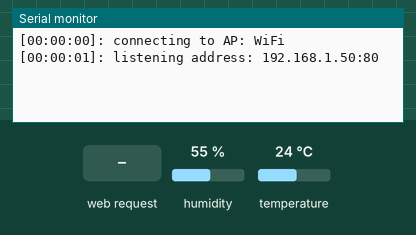
This sketch was run on a simulated ESP8266 (NodeMCU). Parts: the last lines printed to the serial monitor. The inputs (shaded band) are chosen by the test bench; at power-on: humidity 55 %, temperature 24 °C. WiFi joins after 1.5 s; servers stay silent unless stated.

Above: at 2.7 s.
2.8 s: HTTP request GET /measure received
At 4.4 s:
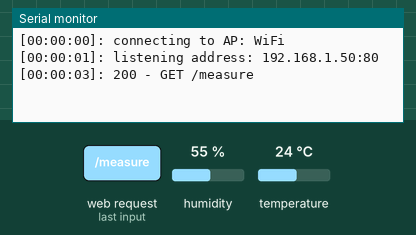
4.8 s: HTTP request GET /power received
At 5.9 s:
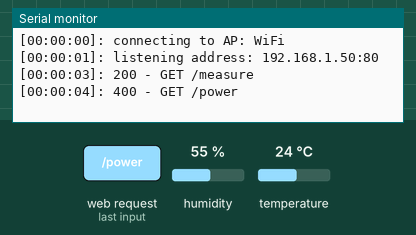

Measured:
- after the input at 2.8 s, the serial monitor: prints a new line after 0.52 s (image 1)
- after the input at 4.8 s, the serial monitor: prints a new line at once (image 2)

The sketch:

nodemcu.ino
```cpp
#include <ESP8266WiFi.h>
#include <WiFiClient.h>
#include <DHT11.h>
#include <IRremoteESP8266.h>
#include <IRsend.h>
#include <ESP8266WebServer.h>

#define BUADRATE 115200
#define IRK_GPIO_PORT 12
#define DHT_GPIO_PORT 14
#define WEB_SERVER_PORT 80
#define WEB_JSON_HEADER "application/json"

const char *SSID = "WiFi";
const char *Password = "7v0G84fUvDPeAwG";
const uint16_t ACOn[229] = { 3056, 3054, 3058, 4430, 568, 1682, 548, 554, 570, 1680, 548, 560, 570, 554, 570, 1682, 546, 1682, 548, 560, 570, 1680, 548, 554, 572, 552, 572, 558, 570, 1680, 548, 1680, 548, 554, 570, 558, 572, 554, 572, 552, 572, 1680, 550, 1670, 548, 552, 572, 552, 572, 552, 572, 1670, 550, 552, 572, 552, 572, 550, 574, 556, 572, 552, 572, 552, 572, 552, 572, 558, 574, 550, 574, 1678, 550, 552, 572, 556, 574, 1678, 550, 552, 572, 552, 572, 1670, 548, 1680, 550, 552, 572, 1680, 548, 558, 570, 554, 570, 554, 570, 554, 568, 560, 570, 554, 570, 556, 570, 554, 570, 560, 570, 556, 568, 556, 568, 556, 570, 560, 568, 556, 568, 556, 570, 1680, 548, 562, 568, 556, 570, 556, 568, 556, 570, 560, 568, 556, 568, 556, 568, 556, 568, 562, 568, 554, 570, 556, 568, 556, 568, 560, 570, 556, 568, 556, 568, 556, 568, 562, 568, 556, 568, 556, 568, 558, 568, 562, 568, 556, 568, 558, 566, 558, 566, 562, 568, 556, 566, 558, 566, 558, 568, 562, 566, 558, 568, 558, 566, 558, 568, 562, 568, 556, 566, 556, 568, 556, 568, 562, 568, 556, 570, 556, 568, 556, 568, 562, 568, 556, 568, 1660, 568, 556, 568, 1650, 568, 556, 568, 1662, 568, 1662, 568, 1652, 568, 556, 568, 556, 568, 556, 568, 1646, 570 };
const uint16_t ACOff[229] = { 3086, 3056, 3056, 4432, 566, 1682, 546, 558, 566, 1684, 544, 564, 566, 558, 566, 1684, 544, 1684, 546, 564, 566, 1682, 546, 558, 566, 558, 566, 564, 566, 1684, 546, 1684, 544, 560, 566, 562, 566, 558, 566, 558, 566, 1684, 546, 1674, 546, 558, 566, 558, 566, 558, 568, 1674, 546, 558, 566, 558, 568, 558, 568, 562, 568, 558, 566, 558, 568, 556, 568, 562, 568, 556, 568, 556, 566, 558, 568, 562, 568, 1682, 546, 556, 568, 556, 568, 1672, 548, 1682, 548, 556, 570, 1680, 548, 560, 568, 556, 568, 556, 568, 556, 570, 560, 568, 556, 570, 556, 568, 556, 570, 560, 570, 556, 570, 556, 570, 554, 570, 560, 570, 556, 568, 556, 570, 1682, 548, 560, 570, 554, 570, 554, 570, 556, 570, 560, 570, 554, 570, 554, 570, 554, 572, 558, 570, 552, 572, 554, 570, 554, 570, 558, 570, 554, 572, 554, 572, 552, 572, 558, 572, 554, 570, 554, 570, 552, 572, 558, 572, 552, 572, 554, 572, 552, 572, 558, 570, 554, 572, 552, 572, 554, 570, 558, 572, 554, 572, 552, 572, 554, 570, 558, 572, 554, 570, 554, 572, 554, 572, 558, 572, 552, 572, 552, 572, 554, 572, 558, 572, 552, 572, 1680, 550, 552, 572, 1670, 550, 552, 572, 552, 572, 1680, 550, 1670, 550, 552, 572, 552, 572, 552, 572, 1644, 570 };

IRsend IR(IRK_GPIO_PORT);
DHT11 DHT(DHT_GPIO_PORT);
ESP8266WebServer Server(WEB_SERVER_PORT);

void log(String message) {
  unsigned long milliseconds = millis();
  unsigned long seconds = milliseconds / 1000;
  unsigned long minutes = seconds / 60;
  unsigned long hours = minutes / 60;

  int hour = hours % 100;  // Reset to 0 after 100 hours
  int minute = minutes % 60;
  int second = seconds % 60;

  // Format the timestamp
  char timestamp[11];
  snprintf(timestamp, sizeof(timestamp), "[%02d:%02d:%02d]",
           hour, minute, second);

  // Combine and print the log message
  Serial.println(String(timestamp) + ": " + message);
}

void wlog(int code) {
  String method = (Server.method() == HTTP_GET) ? "GET" : "POST";
  String message = String(code) + " - " + method + " " + Server.uri();
  log(message);
}

String jsonify(int n, const char *key, ...) {
    String json = "{";
    va_list args;
    va_start(args, key);
    int index = 0;
    while (index < n) {
        const char *value = va_arg(args, const char*);
        if (!value) break;
        if (index) json += ",";
        json += "\"" + String(key) + "\":\"" + String(value) + "\"";
        key = va_arg(args, const char*);
        index++;
    }
    va_end(args);
    json += "}";
    return json;
}

void measure() {
  int temperature = 0;
  int humidity = 0;
  int result = DHT.readTemperatureHumidity(temperature, humidity);

  // Check if measurement successful
  if (result == 0) {
    Server.send(200, WEB_JSON_HEADER,
                jsonify(2, "temperature", String(temperature), "humidity", String(humidity)));
    wlog(200);
  } else {
    Server.send(400, WEB_JSON_HEADER, jsonify(1, "message", DHT11::getErrorString(result)));
    wlog(400);
  }
}

void power() {
  // If request not contains arg 'status'
  if (!Server.hasArg("status")) {
    Server.send(400, WEB_JSON_HEADER, jsonify(1, "message", "arg 'status' is required"));
    wlog(400);
    return;
  }

  if (Server.arg("status") == "on") {
    IR.sendRaw(ACOn, sizeof(ACOn) / sizeof(ACOn[0]), 38);
    Server.send(200, WEB_JSON_HEADER, jsonify(1, "status", "on"));
    wlog(200);
    return;
  }
  if (Server.arg("status") == "off") {
    IR.sendRaw(ACOff, sizeof(ACOff) / sizeof(ACOff[0]), 38);
    Server.send(200, WEB_JSON_HEADER, jsonify(1, "status", "off"));
    wlog(200);
    return;
  }
  Server.send(400, WEB_JSON_HEADER, jsonify(1, "message", "arg 'status' should be 'on' or 'off'"));
  wlog(400);
}

void notfound() {
  Server.send(404, WEB_JSON_HEADER, "{}");
  wlog(404);
}

void setup() {
  Serial.begin(BUADRATE);

  // Connect to AP
  WiFi.mode(WIFI_STA);
  WiFi.begin(SSID, Password);
  Serial.println();
  log(String("connecting to AP: ") + SSID);

  // Wait for connection
  while (WiFi.status() != WL_CONNECTED) {
    delay(500);
  }

  // Show connection
  Server.begin();
  log(String("listening address: ") + WiFi.localIP().toString() + ":" + WEB_SERVER_PORT);

  // Bind addresses
  Server.onNotFound(notfound);
  Server.on("/measure", measure);
  Server.on("/power", power);

  // Starting IR device
  IR.begin();
}

void loop() {
  Server.handleClient();
}
```
